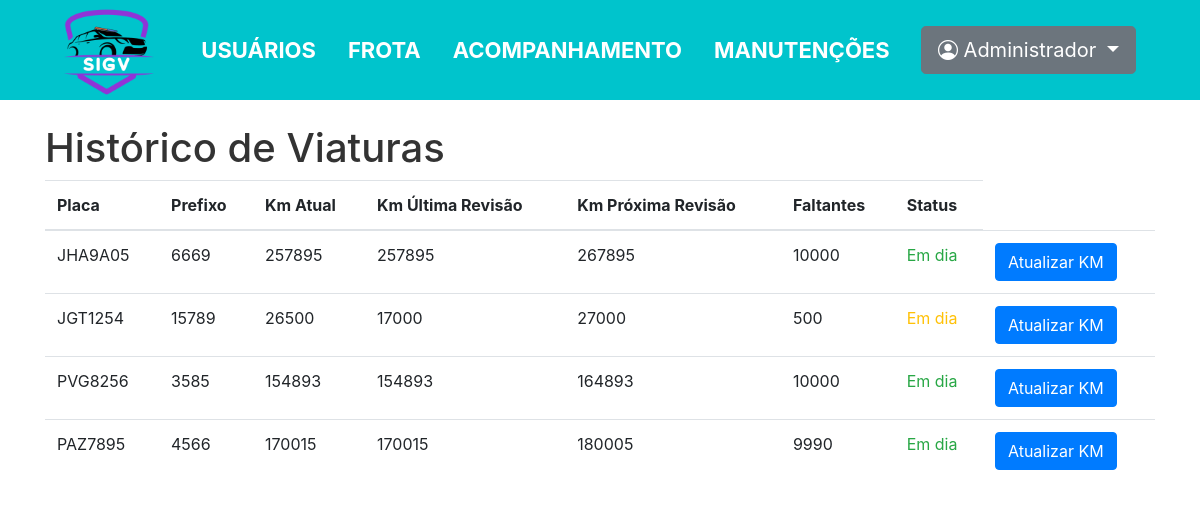
Page /SIGV/acompanhamento.php (signed in) on the committed database.
### tables this page shows
CREATE TABLE `quilometros` (
  `id` int(11) NOT NULL,
  `km_atual` int(11) DEFAULT NULL,
  `km_ultima_revisao` int(11) DEFAULT NULL,
  `km_proxima_revisao` int(11) DEFAULT NULL,
  `id_viatura` int(11) DEFAULT NULL
);

CREATE TABLE `viaturas` (
  `id` int(11) NOT NULL,
  `placa` varchar(45) DEFAULT NULL,
  `prefixo` varchar(45) DEFAULT NULL,
  `ano` year(4) DEFAULT NULL,
  `id_modelo` int(11) DEFAULT NULL,
  `id_tipo_manutencao` int(11) DEFAULT 1
);

### SIGV/acompanhamento.php (the view, shortened to what this page needs)
<?php
include ("conexao.php");
if (isset($_SESSION['nome_usuario'])) {
    $nome_usuario = $_SESSION['nome_usuario'];
}
?>
<!DOCTYPE html>
<html lang="pt-br">
<head>
    <link rel="stylesheet" href="assets/css/style.css">
    <link rel="stylesheet" href="https://cdn.jsdelivr.net/npm/bootstrap@4.6.2/dist/css/bootstrap.min.css"
>
    <link href="https://cdn.jsdelivr.net/npm/bootstrap-icons/font/bootstrap-icons.css" rel="stylesheet">
</head>
<body>
    <header>
        <nav class="navbar navbar-expand-lg">
            <div class="container-fluid p-5">
                <a class="navbar-brand" href="bem-vindo.php"><img src="assets/imagens/logo.png" alt="Logo" width="90"
                        height="90" class="d-inline-block align-text-top"></a>
                <ul class="nav menu">
                    <li class="nav-item">
                        <a class="nav-link" aria-current="page" href="usuarios.php">USUÁRIOS</a>
                    </li>
                    <li class="nav-item">
                        <a class="nav-link" href="viaturas.php">FROTA</a>
                    </li>
                    <li class="nav-item">
                        <a class="nav-link" href="acompanhamento.php">ACOMPANHAMENTO</a>
                    </li>
                    <li class="nav-item">
                        <a class="nav-link" href="manutencoes.php">MANUTENÇÕES</a>
                    </li>
                </ul>
                <div class="dropdown">
                    <button class="btn btn-secondary btn-lg dropdown-toggle" type="button" data-toggle="dropdown"
                        aria-expanded="false">
                        <i class="bi bi-person-circle"></i><?php
                        echo "  $nome_usuario"; ?>
                    </button>
                </div>
            </div>
        </nav>
    </header>
    <div class="container">
        <div class="row pt-4">
            <div class="col-md">
                <h1>Histórico de Viaturas</h1>
                <table class="table">
                    <thead>
                        <tr>
                            <th>Placa</th>
                            <th>Prefixo</th>
                            <th>Km Atual</th>
                            <th>Km Última Revisão</th>
                            <th>Km Próxima Revisão</th>
                            <th>Faltantes</th>
                            <th>Status</th>
                        </tr>
                    </thead>
                    <tbody>
                        <?php
                        $sql_select = "SELECT
                        viaturas.id AS viatura_id,
                        viaturas.placa AS placa,
                        viaturas.prefixo AS prefixo,
                        quilometros.km_atual AS km_atual,
                        quilometros.km_ultima_revisao AS km_ultima_revisao,
                        quilometros.km_proxima_revisao AS km_proxima_revisao
                    FROM
                        `quilometros`
                    INNER JOIN viaturas ON quilometros.id_viatura = viaturas.id;";
                        $resultado = $mysqli->query($sql_select);
                        while ($row = $resultado->fetch_assoc()) {
                            $quilometragem_atual = $row['km_atual'];
                            $proxima_revisao = $row['km_proxima_revisao'];
                            $quilometragem_faltante = $proxima_revisao - $quilometragem_atual;
                            if ($quilometragem_faltante <= 0) {
                                $status = 'Revisão necessária';
                                $status_class = 'text-danger';
                            } elseif ($quilometragem_faltante <= 1000) {
                                $status = 'Em dia';
                                $status_class = 'text-warning';
                            } else {
                                $status = 'Em dia';
                                $status_class = 'text-success';
                            }
                            ?>
                            <tr>
                                <td><?php echo $row['placa']; ?></td>
                                <td><?php echo $row['prefixo']; ?></td>
                                <td><?php echo $row['km_atual']; ?></td>
                                <td><?php echo $row['km_ultima_revisao']; ?></td>
                                <td><?php echo $row['km_proxima_revisao']; ?></td>
                                <td><?php echo $quilometragem_faltante; ?></td>
                                <td class="<?php echo $status_class; ?>"><?php echo $status; ?></td>
                                <td>
                                    <a href="atualiza_km.php?id=<?php echo $row['viatura_id']; ?>" class="btn btn-primary">Atualizar
                                        KM</a>
                                </td>
                            </tr>
                        <?php } ?>
                    </tbody>
                </table>
            </div>
        </div>
    </div>
</body>
</html>

### SIGV/assets/css/style.css (style rules this page uses)
* { padding: 0; margin: 0; }
.navbar { background-color: #00C4CC !important; max-height: 100px; }
.nav-link { color: #fff !important; }
.menu { font-family: 'Inter', sans-serif; font-size: 22px; font-weight: bold; }
body { margin: 0; padding: 0; background-color: #f0f0f0; font-family: Arial, sans-serif; height: 100vh; }
header { width: 100%; }
h1 { font-size: 2em; color: #333; }

### rows in the picture
quilometros: id_viatura.placa "JHA9A05", id_viatura.prefixo "6669", km_atual "257895", km_ultima_revisao "257895", km_proxima_revisao "267895", quilometragem_faltante "10000", status "Em dia"
quilometros: id_viatura.placa "JGT1254", id_viatura.prefixo "15789", km_atual "26500", km_ultima_revisao "17000", km_proxima_revisao "27000", quilometragem_faltante "500", status "Em dia"
quilometros: id_viatura.placa "PVG8256", id_viatura.prefixo "3585", km_atual "154893", km_ultima_revisao "154893", km_proxima_revisao "164893", quilometragem_faltante "10000", status "Em dia"
quilometros: id_viatura.placa "PAZ7895", id_viatura.prefixo "4566", km_atual "170015", km_ultima_revisao "170015", km_proxima_revisao "180005", quilometragem_faltante "9990", status "Em dia"

### other values in the picture
$nome_usuario "Administrador"
